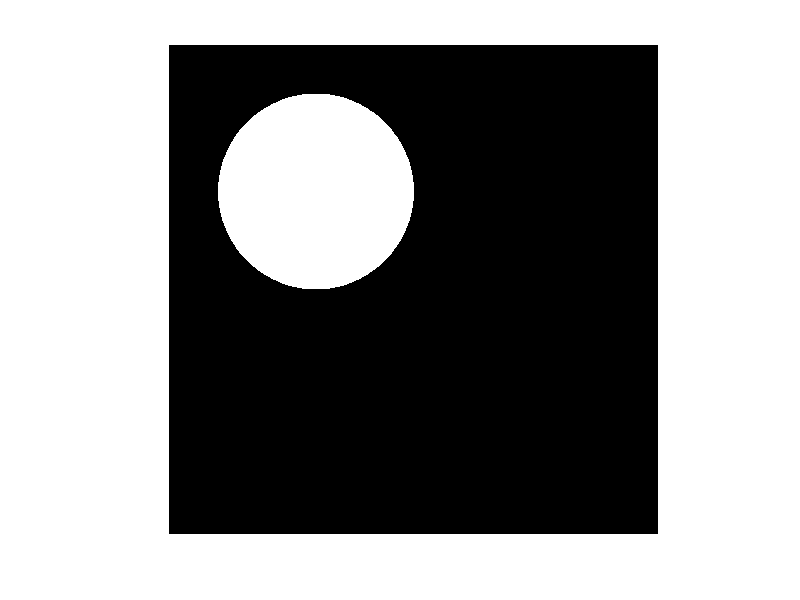

The MATLAB source for this figure:
clc;
close all;
clear all;
r = 200;
p = [300 300];
image = zeros(1000,1000);
for i=1 : 1000
    for j=1 : 1000
        if (p(1,1)-i)^2 +(p(1,2)-j)^2 <= r^2
            image(i, j) = 255;
        end
    end
end

figure,
imshow(image);
%imsave
